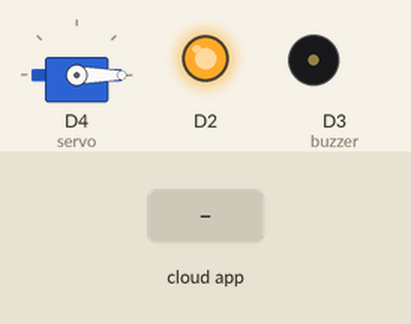
A sketch run on a simulated ESP8266 (NodeMCU). Shown: servo, output pins drawn as LEDs (lit = HIGH), buzzer (waves = sounding). The test bench sets the inputs (shaded band). WiFi joins after 1.5 s; servers stay silent unless stated; the Firebase database answers and starts empty; what the sketch prints to the serial monitor is not drawn.

Above: at 2.7 s.
2.8 s: the phone or cloud app sets Range to 25
At 4.6 s:
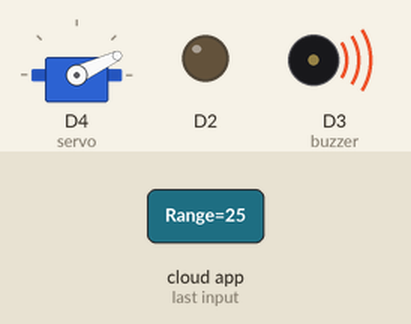
5.4 s: the phone or cloud app sets Range to 50
At 7.6 s:
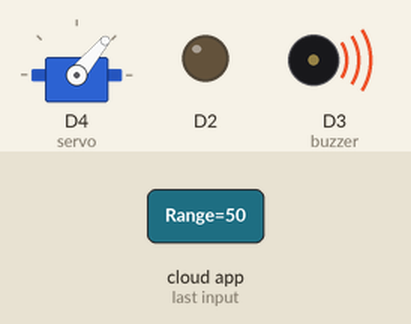
7.9 s: the phone or cloud app sets Range to 100
At 9.7 s:
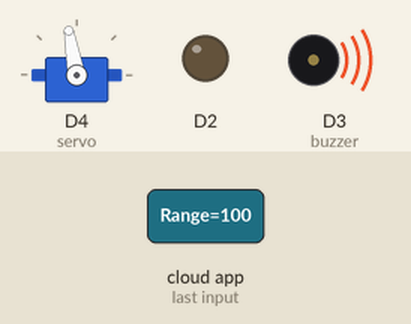
10.4 s: the phone or cloud app sets Range to 0
At 11.0 s:
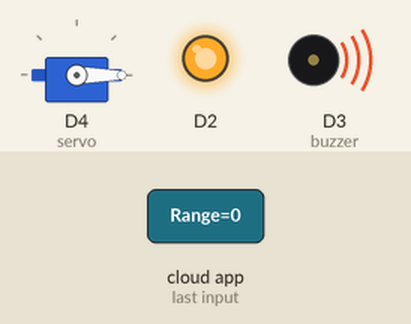
Timing chart, 0 to 13.1 s (numbered marks = the images above; inputs shaded):
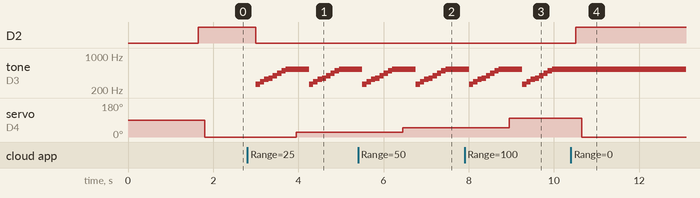

Measured:
- after the input at 2.8 s, D2: HIGH → LOW after 0.20 s; tone on D3 (buzzer): plays 261 Hz for 0.10 s, 294 Hz for 0.10 s, 329 Hz for 0.10 s, 349 Hz for 0.10 s, 392 Hz for 0.10 s, 440 Hz for 0.10 s … (16 notes in this stretch), starting after 0.20 s; servo on D4 (servo): 0° → 25° after 1.2 s
- after the input at 5.4 s, servo on D4 (servo): 25° → 50° after 1.1 s
- after the input at 7.9 s, servo on D4 (servo): 50° → 100° after 1.1 s
- after the input at 10.4 s, D2: LOW → HIGH after 0.11 s; tone on D3 (buzzer): stops changing and stays 532 Hz; servo on D4 (servo): 100° → 0° after 0.26 s

The sketch:

arduino.ino
```cpp
#include <Servo.h>
#include <FirebaseArduino.h>
#include <ESP8266WiFi.h>

#define FIREBASE_URL "//your FIREBASE_URL"
#define FIREBASE_AUTH "//your FIREBASE_AUTH"
#define WIFI_SSID "//WiFI SSID"
#define WIFI_PASSWORD "//WiFi PASSWORD"

int i = 1;
const int CloseAngle = 90;
const int OpenAngle = 180;
int currentAngle;
int UpdateAngle;


Servo servo;
const int buzzer = D3;

void setup() {
  Serial.begin(9600);
  WiFi.begin(WIFI_SSID, WIFI_PASSWORD);
  Serial.print("connecting");
  while (WiFi.status() != WL_CONNECTED) {
    Serial.print(".");
    delay(500);
  }
  Serial.println();
  Serial.print("connected: ");
  Serial.println(WiFi.localIP());

  Firebase.begin(FIREBASE_URL, FIREBASE_AUTH);
  servo.attach(D4);

  pinMode(D2,OUTPUT);
  pinMode(D4,OUTPUT);
  pinMode(buzzer, OUTPUT);
   //digitalWrite(D1, Firebase.getInt("IonicArduino/LED1"));

}

void loop() {
  currentAngle = Firebase.getFloat("IonicArduino/Range");

  if (currentAngle == CloseAngle || currentAngle == 0) {
   digitalWrite(D2, HIGH);
   noTone(buzzer);

   }
   else {
   digitalWrite(D2, LOW);
   tone(buzzer, 261);
   delay(100);
   tone(buzzer, 294);
   delay(100);
   tone(buzzer, 329);
   delay(100);
   tone(buzzer, 349);
   delay(100);
   tone(buzzer, 392);
   delay(100);
   tone(buzzer, 440);
   delay(100);
   tone(buzzer, 493);
   delay(100);
   tone(buzzer, 532);
   delay(100);
   }


  servo.write(Firebase.getFloat("IonicArduino/Range"));
  Serial.println(Firebase.getFloat("IonicArduino/Range"));


}
```
